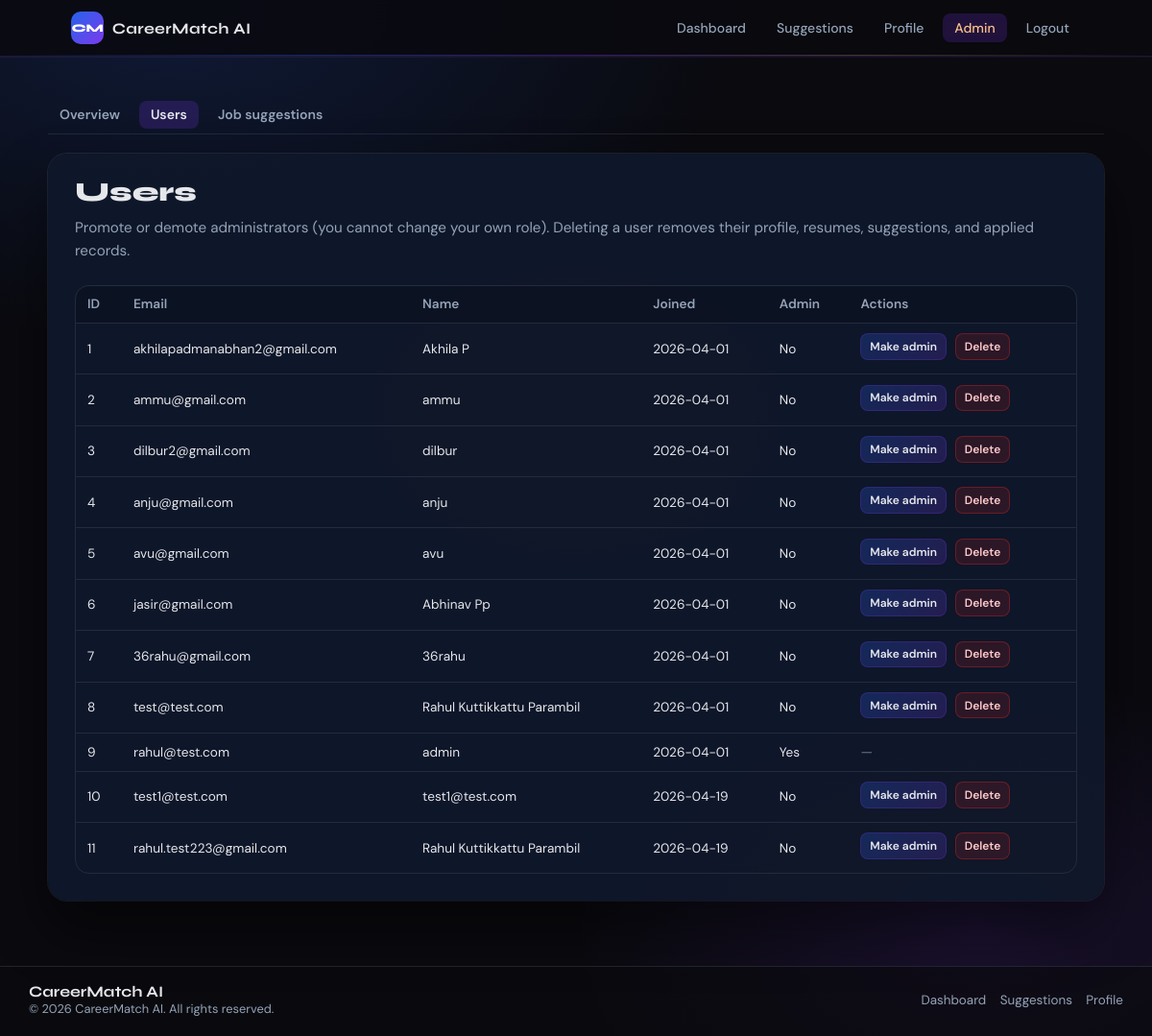
The app's page /admin/users (signed in) with its own data.
### tables this page shows
CREATE TABLE users (
	id INTEGER NOT NULL, 
	username TEXT NOT NULL, 
	email VARCHAR NOT NULL, 
	password VARCHAR NOT NULL, created_at TEXT, is_admin INTEGER DEFAULT 0, name TEXT, 
	PRIMARY KEY (id), 
	UNIQUE (username), 
	UNIQUE (email)
);

### app/main.py (the view)
@app.get("/admin/users", response_class=HTMLResponse)
def admin_users_page(request: Request):
    admin, redir = _ensure_admin(request)
    if redir:
        return redir
    users = models.list_users_admin()
    return templates.TemplateResponse(
        "admin/users.html",
        _template_ctx(
            request,
            user=request.session.get("user"),
            active_nav="admin_users",
            users=users,
            admin_id=admin["id"],
            message=request.session.pop("message", None),
            msg_type=request.session.pop("msg_type", None),
        ),
    )

### templates/admin/users.html (shortened to what this page needs)
{% extends "base.html" %}
{% block extra_css %}<link rel="stylesheet" href="/static/css/admin.css" />{% endblock %}
{% block content %}
<main id="main-content" class="cm-main">
    <div class="cm-admin-wrap">
        <nav class="cm-admin-local" aria-label="Admin sections">
            <a href="/admin" class="cm-admin-local-link">Overview</a>
            <a href="/admin/users" class="cm-admin-local-link cm-admin-local-link-active">Users</a>
            <a href="/admin/jobs" class="cm-admin-local-link">Job suggestions</a>
        </nav>
        <section class="cm-panel cm-admin-panel">
            <h1 class="cm-title cm-admin-title">Users</h1>
            <p class="cm-subtitle">Promote or demote administrators (you cannot change your own role). Deleting a user removes their profile, resumes, suggestions, and applied records.</p>
            <div class="cm-admin-table-wrap">
                <table class="cm-admin-table">
                    <thead>
                        <tr>
                            <th scope="col">ID</th>
                            <th scope="col">Email</th>
                            <th scope="col">Name</th>
                            <th scope="col">Joined</th>
                            <th scope="col">Admin</th>
                            <th scope="col">Actions</th>
                        </tr>
                    </thead>
                    <tbody>
                        {% for u in users %}
                        <tr>
                            <td>{{ u.id }}</td>
                            <td>{{ u.email }}</td>
                            <td>{{ u.name }}</td>
                            <td>{{ (u.created_at or '')[:10] }}</td>
                            <td>{% if u.is_admin %}Yes{% else %}No{% endif %}</td>
                            <td class="cm-admin-actions-cell">
                                {% if u.id != admin_id %}
                                <form method="post" action="/admin/users/{{ u.id }}/toggle-admin" class="cm-admin-inline-form">
                                    <button type="submit" class="cm-btn cm-btn-small">{% if u.is_admin %}Revoke admin{% else %}Make admin{% endif %}</button>
                                </form>
                                <form method="post" action="/admin/users/{{ u.id }}/delete" class="cm-admin-inline-form" onsubmit="return confirm('Delete user {{ u.email }} and all related data?');">
                                    <button type="submit" class="cm-btn cm-btn-small cm-btn-danger">Delete</button>
                                </form>
                                {% else %}
                                <span class="cm-admin-muted">—</span>
                                {% endif %}
                            </td>
                        </tr>
                        {% endfor %}
                    </tbody>
                </table>
            </div>
        </section>
    </div>
</main>
{% endblock %}

### templates/base.html (shortened to what this page needs)
<!DOCTYPE html>
<html lang="en">
<head>
    <link rel="stylesheet" href="/static/css/style.css" />
    {% block extra_css %}{% endblock %}
</head>
<body class="{% block body_class %}{% endblock %}">
    <header class="cm-header">
        <div class="cm-header-inner">
            <a href="{% if active_nav %}/dashboard{% else %}/login{% endif %}" class="cm-logo">
                <span class="cm-logo-mark" aria-hidden="true">CM</span>
                <span class="cm-logo-text">CareerMatch AI</span>
            </a>
            {% if active_nav %}
            <nav class="cm-nav" aria-label="Main">
                <a href="/dashboard" class="cm-nav-link{% if active_nav == 'dashboard' %} cm-nav-link-active{% endif %}">Dashboard</a>
                <a href="/suggestions" class="cm-nav-link{% if active_nav == 'suggestions' %} cm-nav-link-active{% endif %}">Suggestions</a>
                <a href="/profile" class="cm-nav-link{% if active_nav == 'profile' %} cm-nav-link-active{% endif %}">Profile</a>
                {% if is_admin %}
                <a href="/admin" class="cm-nav-link cm-nav-link-admin{% if active_nav in ['admin', 'admin_users', 'admin_jobs'] %} cm-nav-link-active{% endif %}">Admin</a>
                {% endif %}
                <a href="/logout" class="cm-nav-link">Logout</a>
            </nav>
            {% endif %}
        </div>
    </header>
    {% block content %}{% endblock %}
    <footer class="cm-footer">
        <div class="cm-footer-inner">
            <div class="cm-footer-brand">
                <div class="cm-footer-logo">CareerMatch AI</div>
                <div class="cm-footer-copy">© 2026 CareerMatch AI. All rights reserved.</div>
            </div>
            <nav class="cm-footer-links" aria-label="Footer">
                <a href="/dashboard">Dashboard</a>
                <a href="/suggestions">Suggestions</a>
                <a href="/profile">Profile</a>
            </nav>
        </div>
    </footer>
</body>
</html>

### static/css/style.css (style rules this page uses)
*, *::before, *::after { box-sizing: border-box; }
:root { --cm-bg-deep: #0a0a0f; --cm-bg-mid: #0f0f13; --cm-surface: rgba(15, 23, 42, 0.96); --cm-surface-elevated: rgba(15, 23, 42, 0.98); --cm-border: rgba(124, 58, 237, 0.22); --cm-border-soft: rgba(148, 163, 184, 0.15); --cm-text: #e5e7eb; --cm-text-muted: #94a3b8; --cm-text-dim: #64748b; --cm-blue: #2563eb; --cm-blue-light: #3b82f6; --cm-violet: #7c3aed; --cm-violet-light: #a78bfa; --cm-peach: #fbbf89; --cm-accent: linear-gradient(135deg, var(--cm-blue), var(--cm-violet)); --cm-accent-soft: linear-gradient(135deg, rgba(37, 99, 235, 0.95), rgba(124, 58, 237, 0.85)); --cm-glow-blue: rgba(37, 99, 235, 0.35); --cm-glow-violet: rgba(124, 58, 237, 0.3); --cm-radius-lg: 1.25rem; --cm-radius-md: 0.9rem; --font-sans: "DM Sans", system-ui, -apple-system, sans-serif; --font-display: "Syne", var(--font-sans); }
body { margin: 0; font-family: var(--font-sans); color: var(--cm-text); min-height: 100vh; background-color: var(--cm-bg-deep); background-image: radial-gradient(ellipse 90% 60% at 15% 0%, rgba(37, 99, 235, 0.18) 0%, transparent 55%), radial-gradient(ellipse 70% 50% at 85% 90%, rgba(124, 58, 237, 0.14) 0%, transparent 50%), radial-gradient(ellipse 50% 40% at 50% 40%, rgba(251, 191, 137, 0.05) 0%, transparent 45%); }
a { color: inherit; text-decoration: none; }
.cm-header { position: sticky; top: 0; z-index: 100; background: rgba(10, 10, 15, 0.88); backdrop-filter: blur(20px); -webkit-backdrop-filter: blur(20px); border-bottom: 1px solid var(--cm-border); box-shadow: 0 1px 0 rgba(255, 255, 255, 0.04); }
.cm-header::after { content: ""; position: absolute; left: 0; right: 0; bottom: 0; height: 1px; background: linear-gradient(90deg, transparent, rgba(37, 99, 235, 0.5), rgba(124, 58, 237, 0.5), rgba(251, 191, 137, 0.35), transparent); opacity: 0.7; pointer-events: none; }
.cm-header-inner { max-width: 1100px; margin: 0 auto; padding: 0.75rem 1.5rem; display: flex; align-items: center; justify-content: space-between; gap: 1rem; flex-wrap: wrap; }
.cm-logo { display: inline-flex; align-items: center; gap: 0.55rem; }
.cm-logo-mark { display: inline-flex; align-items: center; justify-content: center; width: 34px; height: 34px; border-radius: 10px; background: var(--cm-accent); color: #fff; font-family: var(--font-display); font-weight: 800; font-size: 0.72rem; letter-spacing: -0.02em; }
.cm-logo-text { font-family: var(--font-display); color: var(--cm-text); font-weight: 700; font-size: 1rem; letter-spacing: 0.02em; }
.cm-nav { display: inline-flex; flex-wrap: wrap; align-items: center; gap: 0.35rem 0.5rem; justify-content: flex-end; }
.cm-nav-link { font-size: 0.875rem; font-weight: 500; color: var(--cm-text-muted); padding: 0.4rem 0.75rem; border-radius: 8px; transition: color 0.15s ease, background 0.15s ease; }
.cm-nav-link-active { color: var(--cm-text) !important; background: rgba(124, 58, 237, 0.2) !important; }
.cm-main { min-height: calc(100vh - 58px); display: flex; align-items: stretch; justify-content: center; padding: 2.5rem 1.25rem 3rem; }
.cm-panel { border-radius: var(--cm-radius-lg); background: var(--cm-surface); box-shadow: 0 30px 60px rgba(0, 0, 0, 0.45), 0 0 0 1px var(--cm-border-soft); padding: 1.5rem 1.75rem 1.75rem; }
.cm-title { font-family: var(--font-display); margin: 0 0 0.75rem; font-size: clamp(1.75rem, 2.2vw, 2.1rem); line-height: 1.2; font-weight: 800; }
.cm-subtitle { margin: 0 0 1.5rem; color: var(--cm-text-muted); font-size: 0.95rem; line-height: 1.55; }
.cm-footer { margin-top: 1.25rem; border-top: 1px solid rgba(148, 163, 184, 0.18); background: rgba(10, 10, 15, 0.7); }
.cm-footer-inner { max-width: 1180px; margin: 0 auto; padding: 1rem 1.25rem 1.2rem; display: flex; align-items: center; justify-content: space-between; gap: 0.75rem 1rem; flex-wrap: wrap; }
.cm-footer-logo { font-family: var(--font-display); font-size: 1rem; font-weight: 700; color: var(--cm-text); }
.cm-footer-copy { font-size: 0.8rem; color: var(--cm-text-muted); }
.cm-footer-links { display: inline-flex; flex-wrap: wrap; gap: 0.4rem 0.9rem; }
.cm-footer-links a { font-size: 0.84rem; color: var(--cm-text-muted); }

### records on screen
users: id "1", email "akhilapadmanabhan2@gmail.com", name "Akhila P", created_at "2026-04-01", shows "No", shows "Make admin"
users: id "2", email "ammu@gmail.com", name "ammu", created_at "2026-04-01", shows "No", shows "Make admin"
users: id "3", email "dilbur2@gmail.com", name "dilbur", created_at "2026-04-01", shows "No", shows "Make admin"
users: id "4", email "anju@gmail.com", name "anju", created_at "2026-04-01", shows "No", shows "Make admin"
users: id "5", email "avu@gmail.com", name "avu", created_at "2026-04-01", shows "No", shows "Make admin"
users: id "6", email "jasir@gmail.com", name "Abhinav Pp", created_at "2026-04-01", shows "No", shows "Make admin"
users: id "7", email "36rahu@gmail.com", name "36rahu", created_at "2026-04-01", shows "No", shows "Make admin"
users: id "8", email "test@test.com", name "Rahul Kuttikkattu Parambil", created_at "2026-04-01", shows "No", shows "Make admin"
users: id "9", email "rahul@test.com", name "admin", created_at "2026-04-01", shows "Yes"
users: id "10", email "test1@test.com", name "test1@test.com", created_at "2026-04-19", shows "No", shows "Make admin"
users: id "11", email "rahul.test223@gmail.com", name "Rahul Kuttikkattu Parambil", created_at "2026-04-19", shows "No", shows "Make admin"
